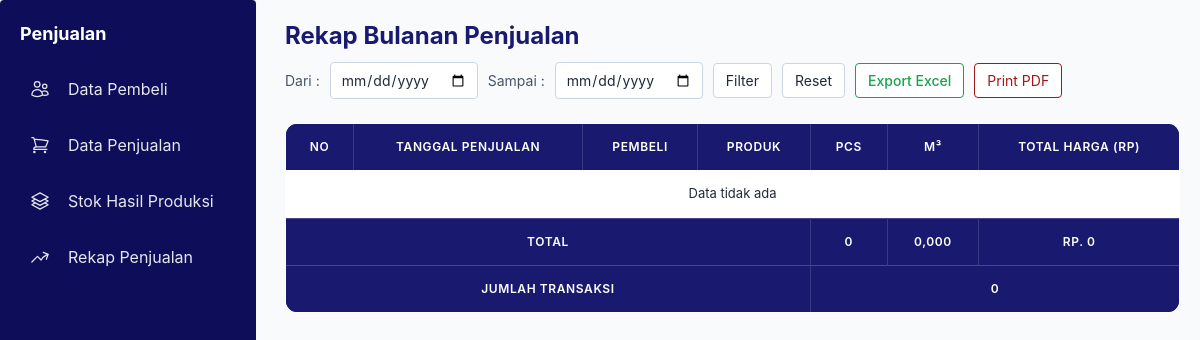
The page /rekap-penjualan/ on the database as committed earlier.
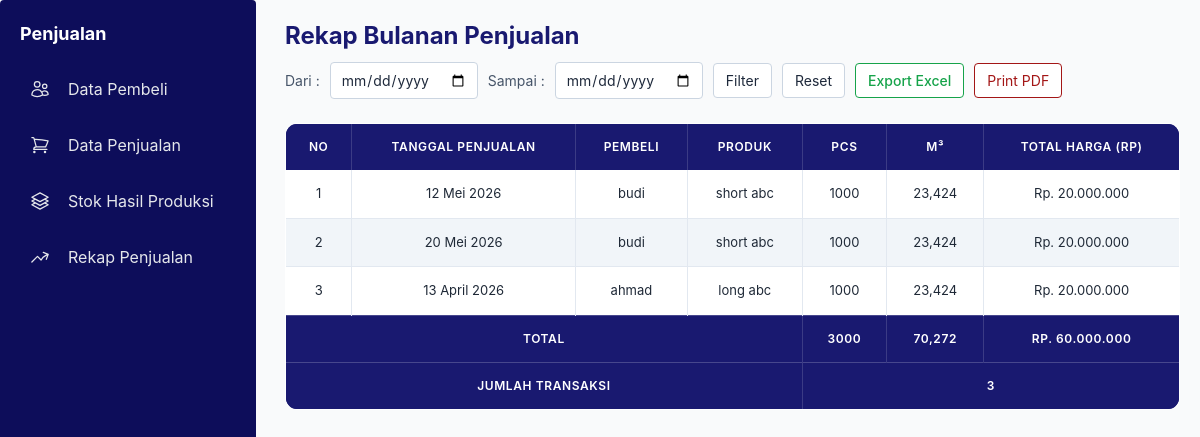
The same page on the database as committed later.
### core/models.py (models this page shows, shortened)
class Penjualan(models.Model):
    hasil_produksi = models.ForeignKey(
        HasilProduksi,
        on_delete=models.CASCADE,
        related_name='penjualan'
    )
    pembeli = models.ForeignKey(
        Pembeli,
        on_delete=models.CASCADE
    )
    tanggal_penjualan = models.DateField()
    pcs = models.PositiveIntegerField(default=0)
    m3 = models.DecimalField(max_digits=10, decimal_places=4, default=0)
    total_harga = models.DecimalField(
        max_digits=15,
        decimal_places=2,
        default=0
    )

class Pembeli(models.Model):
    nama_pembeli = models.CharField(max_length=100, blank=True,
    null=True)
    def __str__(self):
        return self.nama_pembeli

class HasilProduksi(models.Model):
    proses_produksi = models.ForeignKey(ProsesProduksi, on_delete=models.CASCADE)
    pemakaian_bahan = models.ForeignKey(PemakaianBahanBaku,on_delete=models.CASCADE)
    nama_hasil_produksi = models.ForeignKey(NamaHasilProduksi, on_delete=models.CASCADE)
    quality = models.ForeignKey(Quality,on_delete=models.SET_NULL,null=True,blank=True)
    tanggal_produksi = models.DateField()
    tebal = models.DecimalField(max_digits=10, decimal_places=3)
    lebar = models.DecimalField(max_digits=10, decimal_places=3)
    panjang = models.DecimalField(max_digits=10, decimal_places=3)
    jumlah_pcs = models.PositiveIntegerField()
    jumlah_m3 = models.DecimalField(max_digits=12, decimal_places=3)
    sisa_pcs = models.PositiveIntegerField()
    sisa_m3 = models.DecimalField(max_digits=12, decimal_places=3)

class NamaHasilProduksi(models.Model):
    nama_hasil_produksi = models.CharField(max_length=100,blank=True,
    null=True)
    def __str__(self):
        return self.nama_hasil_produksi

### core/views.py (the view)
# urls.py: path('rekap-penjualan/', views.rekap_penjualan, name='rekap_penjualan'),
def rekap_penjualan(request):
    data = Penjualan.objects.select_related(
        'hasil_produksi',
        'hasil_produksi__nama_hasil_produksi',
        'pembeli'
    )
    start = request.GET.get('start')
    end = request.GET.get('end')
    if start and end:
        data = data.filter(
            tanggal_penjualan__range=[start, end]
        )
    total_pcs = data.aggregate(total=Sum('pcs'))['total'] or 0
    total_m3 = data.aggregate(total=Sum('m3'))['total'] or 0
    total_penjualan = data.aggregate(total=Sum('total_harga'))['total'] or 0
    total_transaksi = data.count()
    context = {
        'data': data,
        'total_pcs': total_pcs,
        'total_m3': total_m3,
        'total_penjualan': total_penjualan,
        'total_transaksi': total_transaksi,
        'start': start,
        'end': end,
    }
    return render(request, 'penjualan/rekap_penjualan.html', context)

### core/templatetags/rupiah.py (called while the page is built)
@register.filter
def rupiah(value):
    try:
        value = int(value)
        return "Rp. {:,}".format(value).replace(",", ".")
    except:
        return value

### core/templates/penjualan/rekap_penjualan.html (shortened to what this page needs)
{% load rupiah %}
{%load static %}
<!DOCTYPE html>
<html lang="id">
<head>
    <script src="https://cdn.tailwindcss.com"></script>
    <link rel="stylesheet" href="{% static 'css/penjualan.css' %}">
    <link rel="stylesheet" href="https://cdnjs.cloudflare.com/ajax/libs/font-awesome/6.0.0/css/all.min.css">
</head>
<body class="bg-gray-50 flex h-screen overflow-hidden text-gray-800">
    {% include 'parts/sidebar_penjualan.html' %}
    <main class="flex-1 flex flex-col h-full overflow-y-auto">
        <div class="content">
            <h2 class="text-2xl font-bold text-[#191970]" style="margin-bottom: 10px;">Rekap Bulanan Penjualan</h2>
            <div class="filter-container">
                <form method="get" class="filter-form">
                    Dari :
                    <input type="date" name="start" value="{{ start }}">
                    Sampai :
                    <input type="date" name="end" value="{{ end }}">
                    <button type="submit" class="btn-filter">Filter</button>
                    <a href="{% url 'rekap_penjualan' %}" class="btn-reset">Reset</a>
                    <button type="button" class="btn-export" onclick="exportExcel()">Export Excel</button>
                    <button type="button" class="btn-print" onclick="printPDF()">Print PDF</button>
                </form>
            </div>
            <br>
            <table border="1" id="rekapTable">
                <thead>
                    <tr>
                        <th>No</th>
                        <th>Tanggal Penjualan</th>
                        <th>Pembeli</th>
                        <th>Produk</th>
                        <th>PCS</th>
                        <th>M³</th>
                        <th>Total Harga (Rp)</th>
                    </tr>
                </thead>
                <tbody>
                    {% for d in data %}
                    <tr>
                        <td>{{ forloop.counter }}</td>
                        <td>{{ d.tanggal_penjualan|date:"d F Y"}}</td>
                        <td>{{ d.pembeli }}</td>
                        <td>{{ d.hasil_produksi.nama_hasil_produksi }}</td>
                        <td>{{ d.pcs }}</td>
                        <td>{{ d.m3 | floatformat:3 }}</td>
                        <td>{{ d.total_harga | rupiah }}</td>
                    </tr>
                    {% empty %}
                    <tr>
                        <td colspan="7" align="center">Data tidak ada</td>
                    </tr>
                    {% endfor %}
                </tbody>
                <tfoot>
                    <tr>
                        <th colspan="4">TOTAL</th>
                        <th>{{ total_pcs }}</th>
                        <th>{{ total_m3|floatformat:3 }}</th>
                        <th>{{ total_penjualan |rupiah }}</th>
                    </tr>
                    <tr>
                        <th colspan="4">JUMLAH TRANSAKSI</th>
                        <th colspan="3">{{ total_transaksi }}</th>
                    </tr>
                </tfoot>
            </table>
        </div>
    </main>
</body>
</html>

Rows that differ between the two databases and show on the page:
added Penjualan: tanggal_penjualan "12 Mei 2026", pembeli "budi", hasil_produksi.nama_hasil_produksi "short abc", pcs "1000", m3 "23,424", total_harga|rupiah "Rp. 20.000.000"
added Penjualan: tanggal_penjualan "20 Mei 2026", pembeli "budi", hasil_produksi.nama_hasil_produksi "short abc", pcs "1000", m3 "23,424", total_harga|rupiah "Rp. 20.000.000"
added Penjualan: tanggal_penjualan "13 April 2026", pembeli "ahmad", hasil_produksi.nama_hasil_produksi "long abc", pcs "1000", m3 "23,424", total_harga|rupiah "Rp. 20.000.000"
Other text that changed with them:
{{ total_pcs }}: "0" → "3000"
{{ total_m3|floatformat:3 }}: "0,000" → "70,272"
{{ total_penjualan |rupiah }}: "RP. 0" → "RP. 60.000.000"
{{ total_transaksi }}: "0" → "3"
text no longer shown: "Data tidak ada"
